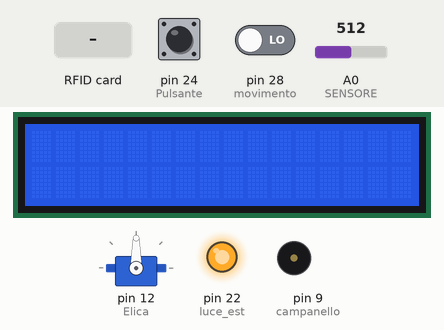
The sketch below on a simulated Arduino Mega 2560, built with avr-gcc and run on an emulated ATmega2560. On the bench: 16×2 character LCD, servo, output pins drawn as LEDs (lit = HIGH), buzzer (waves = sounding). The inputs (shaded band) are chosen by the test bench; at power-on: pin 24 (Pulsante) LOW, A0 (SENSORE) = 512, pin 28 (movimento) LOW. Pins used as bus, display or sensor lines are not drawn.

Above: at 1.3 s.
1.4 s: RFID card 05 AF 4F D3 held to the reader
At 3.91 s:
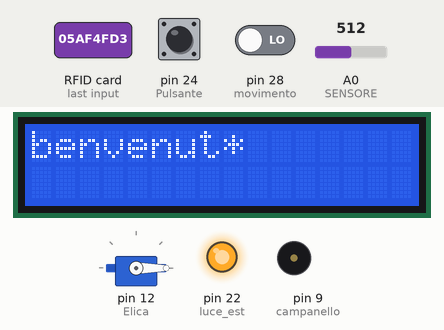
4.1 s: pin 24 (Pulsante) pulled HIGH for 0.15 s
At 5.2 s:
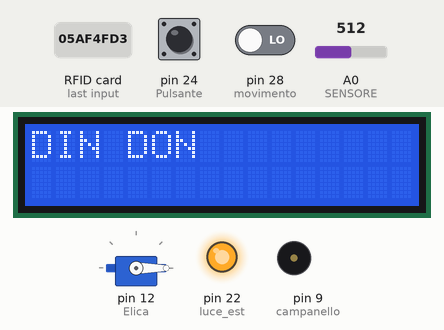
7.2 s: A0 (SENSORE) set to 687
9.5 s: A0 (SENSORE) set to 717
At 9.8 s:
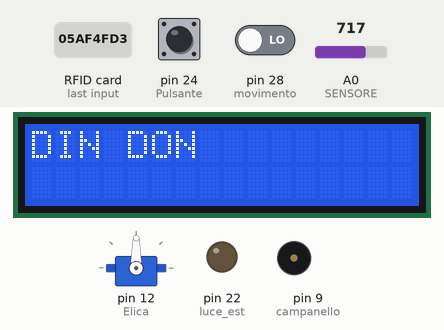
11.0 s: pin 24 (Pulsante) pulled HIGH for 1 s
At 11.4 s:
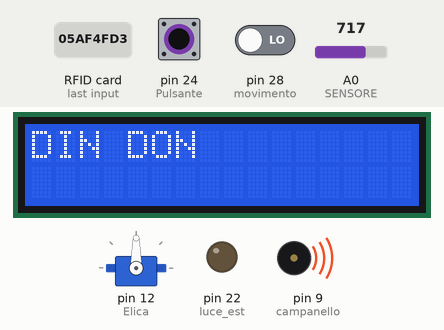
13.5 s: RFID card 05 AF 4F D3 held to the reader
At 16.6 s:
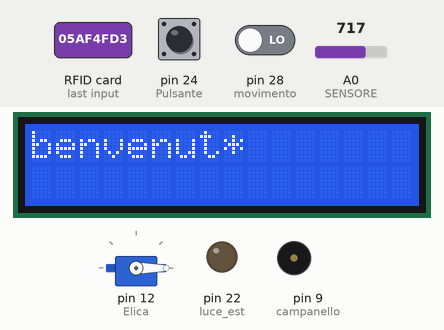
Timing chart, 0 to 17.2 s (numbered marks = the images above; inputs shaded):
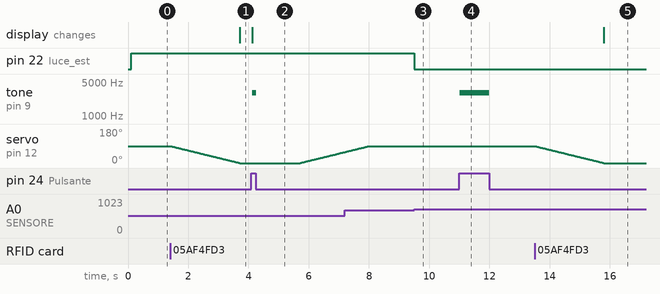

The sketch:

tech_al_top.ino
```cpp
#include <Keypad.h>
#include <LiquidCrystal.h>
int stato_porta = 0;
int stato_arma = 0;
long tempo_precedente = 0; // variabile necessaria per la porta
int SENSORE = 0; //fotoresistenza
int valore; //valore rilevato
int luce_est = 22;
int SOGLIA = 700; //soglia per stabilire buio o luce
int campanello = 9;
int Pulsante = 24;
int rilevamento = 0;
int movimento = 28; //sensore di movimento
int allarme = 2;
bool abilitata = false;
int pos = 90; //spostamento della porta
char combinazione[] = {'0', '4', '0', '7', '0', '4'};
int cont = 0; //conta i numeri inseriti per la combinazione;
LiquidCrystal lcd (27, 37, 33, 41, 36, 40);
/*LCD VSS al ground
  LCD VDD a 5V
  LCD con resistenza da qualche Kohm(1-2 Kohm) al ground
  LCD RS al pin 27
  LCD R/W al ground
  LCD Enable al pin 37
  LCD D4 al pin 33
  LCD D5 al pin 41
  LCD D6 al pin 36
  LCD D7 al pin 40
  LCD anodo del LED con resistenza (220-330 ohm) ai 5V
  LCD catodo del LED al ground*/

/*Codice letto = 42eff11f TESSERA
  Codice letto = 05af4fd3 CIP*/

char tastierino[4][4] = {
  {'1', '2', '3', 'A'}, //creo una matrice come il tastierino
  {'4', '5', '6', 'B'},
  {'7', '8', '9', 'C'},
  {'*', '0', '#', 'D'}
};
byte righe[4] = {13, 11, 10, 8}; //pin delle righe
byte colonne[4] = {7, 6, 4, 3}; //pin delle colonne
Keypad customKeypad = Keypad(makeKeymap(tastierino), righe, colonne, 4, 4);

#include <MFRC522.h>
MFRC522 lettore(53, 5);
#include <Servo.h>
Servo Elica;

String Tessere[] = {"05af4fd3" }; // IL CIP APRE, LA TESSERA NO
int Lunghezza = sizeof(Tessere) / sizeof(String); //la lunghezza del codice può anche cambiare, viene calcolata automaticamente

void setup() {
  lcd.begin(16, 2);
  pinMode(allarme, OUTPUT);
  pinMode(movimento, INPUT); //pin del sensore
  pinMode(luce_est, OUTPUT); //luce esterna
  pinMode(Pulsante, INPUT); //pulsante
  pinMode(campanello, OUTPUT);
  Serial.begin(9600);
  SPI.begin();
  Elica.attach(12);
  lettore.PCD_Init();
}

void arma_allarme() {
  //Serial.println("Ok");
  char tastoPremuto;
  bool combinazione_giusta = true;
  char digitata[6];
  //  Serial.println("stato arma");
  //  Serial.println(stato_arma);
  if (stato_arma == 0) {
    tastoPremuto = customKeypad.getKey();
    //    Serial.println(tastoPremuto);
    if (tastoPremuto == '#') {
      cont = 0;  //inizio a digitare
      //   Serial.println("vero");
      stato_arma = 1; // mando a uno e vedo prendo i valori della combinazione
      // tastoPremuto=false;
    }

  }
  if (stato_arma == 1) {
    if (cont < 6) {

      tastoPremuto = customKeypad.getKey();

      if (tastoPremuto && tastoPremuto != '#') { // se premo e premo diverso da #
        //  Serial.println("ok");
        digitata[cont] = tastoPremuto; //digitata è un array dove inserisco i valori che digito
        //     Serial.println("cont");
        // Serial.println(cont);
        //  Serial.println(digitata[cont]);
        //   Serial.println("C");
        cont++;
      }
    }
    else { //se ho messo 6 cifre
      stato_arma = 2; //mando a 2 e verifico la correttezza della combinazione
      cont = 0;
     // for (cont = 0; cont < 6; cont++) {
        //  Serial.println(cont);
        //   Serial.println(digitata[cont]);
      //}
    }
  }

  if (stato_arma == 2) {
    for (cont = 0; cont < 6; cont++) { //confronto quella inserita con quella che è la password
      //    Serial.println("i");
      //  Serial.println(cont);
      //  Serial.println(digitata[cont]);
      //    Serial.println(combinazione[cont]);
      //    Serial.println("-");
      if (digitata[cont] != combinazione[cont]) { //se anche un solo valore non coincide allora è falso
          combinazione_giusta = false;

        //     Serial.println("cg");
        //    Serial.println(combinazione_giusta);
      }
    }
    if (combinazione_giusta == true) { //se ho messo la cobinazione giusta
      //   Serial.println("corretta");
      if (abilitata == true) { // se era abilitata, disabilito e viceversa
        abilitata = false;
         lcd.clear();
        lcd.setCursor(0, 0);
        lcd.print("allarme");
        lcd.setCursor(0,1);
        lcd.print("disabilitata");
        Serial.println("disabilitata");
      }
      else {
        abilitata = true;
        lcd.clear();
        lcd.setCursor(0, 0);
        lcd.print("allarme");
        lcd.setCursor(0,1);
        lcd.print("abilitata");
       Serial.println("abilitata");
      }
    }

    stato_arma = 0; //riporto tutto a 0
    cont = 0;
  }
}


String getCodice() {
  String uid = "";
  for (int i = 0; i < lettore.uid.size; i++) {
    uid += lettore.uid.uidByte[i] < 0x10 ? "0" : "";
    uid += String(lettore.uid.uidByte[i], HEX);
  }
  lettore.PICC_HaltA();
  return uid;
}

bool controllo(String chiave) { //si controlla se la tessera è nell’array dei codici
  for (int i = 0; i < Lunghezza; i++) {
    if (Tessere[i] == chiave) { //se c’è si restituisce vero
      return true;
    }
  }
  return false;
}

void porta() { //la prima volta che viene chiamata tempo precedente=0;
  long tempo = millis();
  // Serial.println(pos);
  //  if(pos==180 ){
  //    tempo_precedente=millis()+2000;
  //    Serial.println("millis con pos 180 = " + String(millis()) );
  //    Serial.println("tempo_precedente con pos 180 = " + String(tempo_precedente) );
  // }

  if (stato_porta == 1) { //apri
    if (millis() - tempo_precedente >= 10 && pos > 0) {
      pos--;
      Elica.write(pos);
      tempo_precedente = millis();
    }
    if (pos == 0) {
      stato_porta = -1;
      tempo_precedente = millis() + 2000;
      lcd.clear();
      lcd.setCursor(0, 0);
      lcd.print("benvenut*");

    }

  } else if (stato_porta == -1) { //chiudi
    //Serial.println("tempo_precedente con porta -1 = " + String(tempo_precedente) );
    tempo = (millis() - tempo_precedente);
    //Serial.println("tempo con porta -1= " + String(tempo) );

    if (tempo >= 10 && pos < 90) {
      //    Serial.println(String(tempo) );
      pos++;
      Elica.write(pos);
      tempo_precedente = millis();
    }

    if (pos == 90) {
      tempo_precedente = 0; //riporto tutto a 0
      stato_porta = 0;
    }
  }
}

void lucefuori() {
  valore = analogRead(SENSORE); //luce esterna
 // Serial.println(valore);
  if (valore < SOGLIA) {
    digitalWrite(luce_est, HIGH);
  }
  else {
    digitalWrite(luce_est, LOW);
  }
}

void camp() {
  if (digitalRead(Pulsante) == HIGH){
    tone(campanello, 3000);
     lcd.clear();
    lcd.setCursor(0, 0);
    lcd.print("DIN DON");
  }
  else
    noTone(campanello);
}


void allarm() {
  //arma_allarme();
  rilevamento = digitalRead(movimento); //lettura del sensore
  if (rilevamento == HIGH) { //se ha rilevato qualcosa
    Serial.println("Rilevato movimento ");
    //   abilitata=true;
    if (abilitata) {
      // arma_allarme();
      tone(allarme, 3000);
      lcd.clear();
      lcd.setCursor(0, 0);
      lcd.print("SOS!");
    }
    else {
      noTone(allarme);
    }
  }
  else {
    noTone(allarme);
  }
}

void loop() { //controllo se si è avvicinata una tessera e se è possibile leggere i dati
  //  Serial.println("Ok1");
  porta();
  lucefuori();
  camp();
  //Serial.println("Ok2");
  arma_allarme();
  // Serial.println("arma allarme");
  allarm();
  //  Serial.println("allarm");

  if (lettore.PICC_IsNewCardPresent() && lettore.PICC_ReadCardSerial()) {

    String codiceTessera = getCodice();
    if (controllo(codiceTessera)) { //se il codice è valido
      stato_porta = 1;
    }
  }
}
```

Measured:
- the behaviour switches between 699 and 700 on A0 (SENSORE) (found by bisection; images 2 and 3)
- after the input at 1.4 s, servo on pin 12 (Elica): moves from 90° to 0° over 2.3 s, starting at once; the display: changes after 2.3 s (image 1)
- after the input at 4.1 s, tone on pin 9 (campanello): silent → 3000 Hz at once, → silent 0.14 s later; the display: changes at once (image 2)
- after the input at 9.5 s, pin 22 (luce_est): HIGH → LOW at once
- after the input at 11.0 s, tone on pin 9 (campanello): silent → 3000 Hz at once, → silent 0.98 s later
- after the input at 13.5 s, servo on pin 12 (Elica): moves from 90° to 0° over 2.3 s, starting at once; the display: changes after 2.3 s (image 5)
